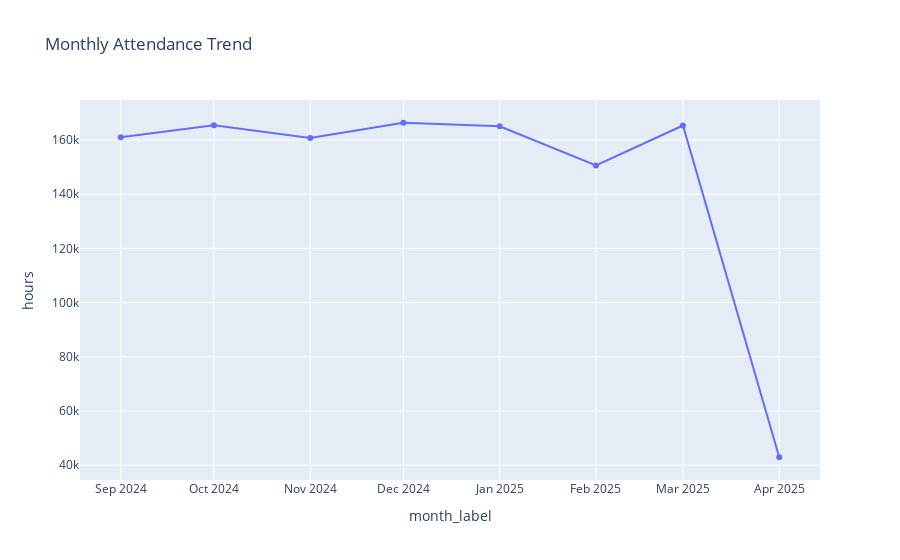

Write notebook code for a chart like this one.
### Markdown cell above
## Monthly Attendance Trend

This line chart shows the overall trend of total attendance hours across
months.

### Code cell
query = """
SELECT
    c.year,
    c.month,
    SUM(f.total_hours) as hours
FROM fact_attendance_daily f
JOIN dim_calendar c
ON f.date_id = c.date_id
GROUP BY c.year, c.month
ORDER BY c.year, c.month
"""

df_month = pd.read_sql(query, conn)

df_month["month_label"] = df_month["year"].astype(str) + "-" + df_month["month"].astype(str)

fig = px.line(df_month,
              x="month_label",
              y="hours",
              title="Monthly Attendance Trend",
              markers=True)

fig.show()

### Figure 1 — Plotly figure (JSON) as saved in the notebook; plotly's stock layout.template omitted (floating-point values rounded to 4 significant figures)
{"data": [{"hovertemplate": "month_label=%{x}<br>hours=%{y}<extra></extra>", "legendgroup": "", "line": {"color": "#636efa", "dash": "solid"}, "marker": {"symbol": "circle"}, "mode": "lines+markers", "name": "", "orientation": "v", "showlegend": false, "type": "scatter", "x": ["2024-9", "2024-10", "2024-11", "2024-12", "2025-1", "2025-2", "2025-3", "2025-4"], "xaxis": "x", "y": [161000.0, 165400.0, 160700.0, 166400.0, 165100.0, 150600.0, 165300.0, 42930.0], "yaxis": "y"}], "layout": {"legend": {"tracegroupgap": 0}, "title": {"text": "Monthly Attendance Trend"}, "xaxis": {"anchor": "y", "domain": [0, 1], "title": {"text": "month_label"}}, "yaxis": {"anchor": "x", "domain": [0, 1], "title": {"text": "hours"}}}}
